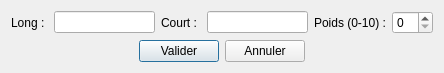
<?xml version="1.0" encoding="UTF-8"?>
<ui version="4.0">
 <class>UpdateSubjectDialog</class>
 <widget class="QDialog" name="UpdateSubjectDialog">
  <property name="windowModality">
   <enum>Qt::WindowModal</enum>
  </property>
  <property name="geometry">
   <rect>
    <x>0</x>
    <y>0</y>
    <width>444</width>
    <height>71</height>
   </rect>
  </property>
  <property name="windowTitle">
   <string>Modification d'une matière</string>
  </property>
  <layout class="QVBoxLayout" name="verticalLayout">
   <item>
    <layout class="QHBoxLayout" name="horizontalLayout">
     <item>
      <widget class="QLabel" name="label">
       <property name="text">
        <string>Long : </string>
       </property>
      </widget>
     </item>
     <item>
      <widget class="QLineEdit" name="lineEdit_long"/>
     </item>
     <item>
      <widget class="QLabel" name="label_2">
       <property name="text">
        <string>Court : </string>
       </property>
      </widget>
     </item>
     <item>
      <widget class="QLineEdit" name="lineEdit_short"/>
     </item>
     <item>
      <widget class="QLabel" name="label_3">
       <property name="text">
        <string>Poids (0-10) :</string>
       </property>
      </widget>
     </item>
     <item>
      <widget class="QSpinBox" name="spinBox_weight"/>
     </item>
    </layout>
   </item>
   <item>
    <layout class="QHBoxLayout" name="horizontalLayout_2">
     <item>
      <spacer name="horizontalSpacer">
       <property name="orientation">
        <enum>Qt::Horizontal</enum>
       </property>
       <property name="sizeHint" stdset="0">
        <size>
         <width>40</width>
         <height>20</height>
        </size>
       </property>
      </spacer>
     </item>
     <item>
      <widget class="QPushButton" name="pushButton_update">
       <property name="text">
        <string>Valider</string>
       </property>
      </widget>
     </item>
     <item>
      <widget class="QPushButton" name="pushButton_cancel">
       <property name="text">
        <string>Annuler</string>
       </property>
      </widget>
     </item>
     <item>
      <spacer name="horizontalSpacer_2">
       <property name="orientation">
        <enum>Qt::Horizontal</enum>
       </property>
       <property name="sizeHint" stdset="0">
        <size>
         <width>40</width>
         <height>20</height>
        </size>
       </property>
      </spacer>
     </item>
    </layout>
   </item>
  </layout>
 </widget>
 <resources/>
 <connections>
  <connection>
   <sender>pushButton_cancel</sender>
   <signal>clicked()</signal>
   <receiver>UpdateSubjectDialog</receiver>
   <slot>reject()</slot>
   <hints>
    <hint type="sourcelabel">
     <x>293</x>
     <y>97</y>
    </hint>
    <hint type="destinationlabel">
     <x>382</x>
     <y>80</y>
    </hint>
   </hints>
  </connection>
 </connections>
</ui>
